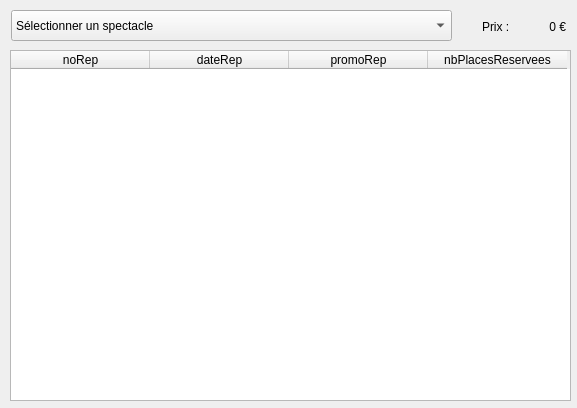
<?xml version="1.0" encoding="UTF-8"?>
<ui version="4.0">
 <class>specReserves</class>
 <widget class="QDialog" name="specReserves">
  <property name="geometry">
   <rect>
    <x>0</x>
    <y>0</y>
    <width>577</width>
    <height>408</height>
   </rect>
  </property>
  <property name="windowTitle">
   <string>Places des représentations de chaque spectacle</string>
  </property>
  <widget class="QWidget" name="verticalLayoutWidget">
   <property name="geometry">
    <rect>
     <x>10</x>
     <y>50</y>
     <width>561</width>
     <height>351</height>
    </rect>
   </property>
   <layout class="QVBoxLayout" name="verticalLayout">
    <item>
     <widget class="QTableWidget" name="tableSpecRep">
      <attribute name="horizontalHeaderDefaultSectionSize">
       <number>139</number>
      </attribute>
      <attribute name="verticalHeaderVisible">
          <bool>false</bool>
        </attribute>
      <column>
       <property name="text">
        <string>noRep</string>
       </property>
      </column>
      <column>
       <property name="text">
        <string>dateRep</string>
       </property>
      </column>
      <column>
       <property name="text">
        <string>promoRep</string>
       </property>
      </column>
      <column>
       <property name="text">
        <string>nbPlacesReservees</string>
       </property>
      </column>
     </widget>
    </item>
   </layout>
  </widget>
  <widget class="QComboBox" name="comboBox_spec">
   <property name="geometry">
    <rect>
     <x>11</x>
     <y>10</y>
     <width>441</width>
     <height>31</height>
    </rect>
   </property>
   <item>
    <property name="text">
     <string>Sélectionner un spectacle</string>
    </property>
   </item>
  </widget>
  <widget class="QLabel" name="prixBaseSpec">
   <property name="geometry">
    <rect>
     <x>495</x>
     <y>16</y>
     <width>71</width>
     <height>21</height>
    </rect>
   </property>
   <property name="text">
    <string>0 €</string>
   </property>
   <property name="scaledContents">
    <bool>false</bool>
   </property>
   <property name="alignment">
    <set>Qt::AlignRight|Qt::AlignTrailing|Qt::AlignVCenter</set>
   </property>
  </widget>
  <widget class="QLabel" name="label">
   <property name="geometry">
    <rect>
     <x>482</x>
     <y>16</y>
     <width>55</width>
     <height>21</height>
    </rect>
   </property>
   <property name="text">
    <string>Prix :</string>
   </property>
  </widget>
 </widget>
 <resources/>
 <connections/>
</ui>
